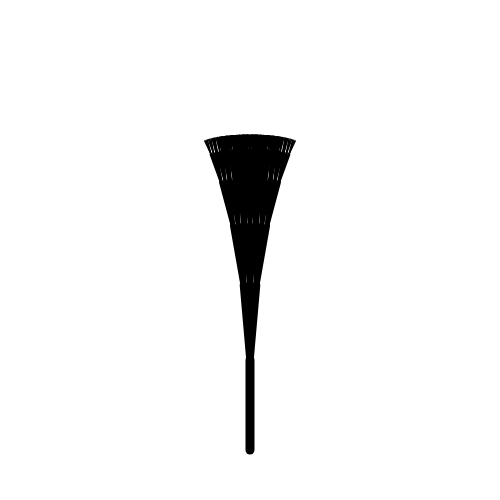
Frame 1 (no input)
Frame 60 (no input): identical to frame 1, image omitted
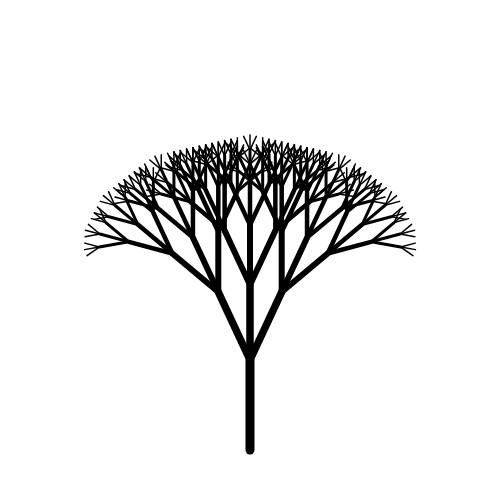
Frame 120 (the mouse pressed at the canvas centre since frame 60)

The p5.js sketch that drew these frames (run headless with seeded random() and noise() and a simulated clock; from frame 60 on, the mouse is pressed at the canvas centre):

// p5.js sketch
// ── sketch.js
// Balloon Tree
// Elias Reynolds
// Nov 28th
//
//On the asignment it said to make it so the leaves
//were smaller the further they went out
//I watched the video after I made the assignment
//the video did the opposite of what the assignment said
//I went with what the assignment stated
//GLobal variables
let scaler = 15;
let circleDepth = 12;
function setup() {
  createCanvas(500, 500);
  background(255);
}
function keyPressed(){
  //changes the depth of the tree
  if(key === 'z'){
    if(circleDepth>6){
    circleDepth--;}
  }
  if(key === 'x'){
    if(circleDepth<12){
    circleDepth++;}
  }
}
function draw() {
  randomSeed(1);
  background(255);
  drawTree(width / 2, height * 0.9, 90, 6,circleDepth);
}
function drawLine(x1, y1, x2, y2, depth) {
  //draw a line segment connecting (x1,y1) to (x2,y2)
  line(x1, y1, x2, y2);
}
function drawTree(x1, y1, angle, depth,circleDepth) {
  if (depth > 0) {
    let x2 = x1 + (cos(radians(angle)) * depth * scaler);
    //calculate
    let angleChange = map(mouseX,0,width,5,45);
    //endpoints of current branch
    let y2 = y1 - (sin(radians(angle)) * depth * scaler);
    strokeWeight(depth*1.5);
    drawLine(x1, y1, x2, y2, depth);
    //for a 2-branch tree:
    drawTree(x2, y2, angle - angleChange, depth - 1,circleDepth-1);
    drawTree(x2, y2, angle + angleChange, depth - 1,circleDepth-1);
    //three branch tree
    drawTree(x2, y2, angle, depth - 1,circleDepth-1);
    drawLeaf(x2, y2, circleDepth);
  }
}
function drawLeaf(x, y, circleDepth) {
  //draws circles
  if (circleDepth < 7) {
    fill(random(255), random(255), random(255),);
    circle(x, y, circleDepth*scaler*random(0.3,0.5));
  }
}
